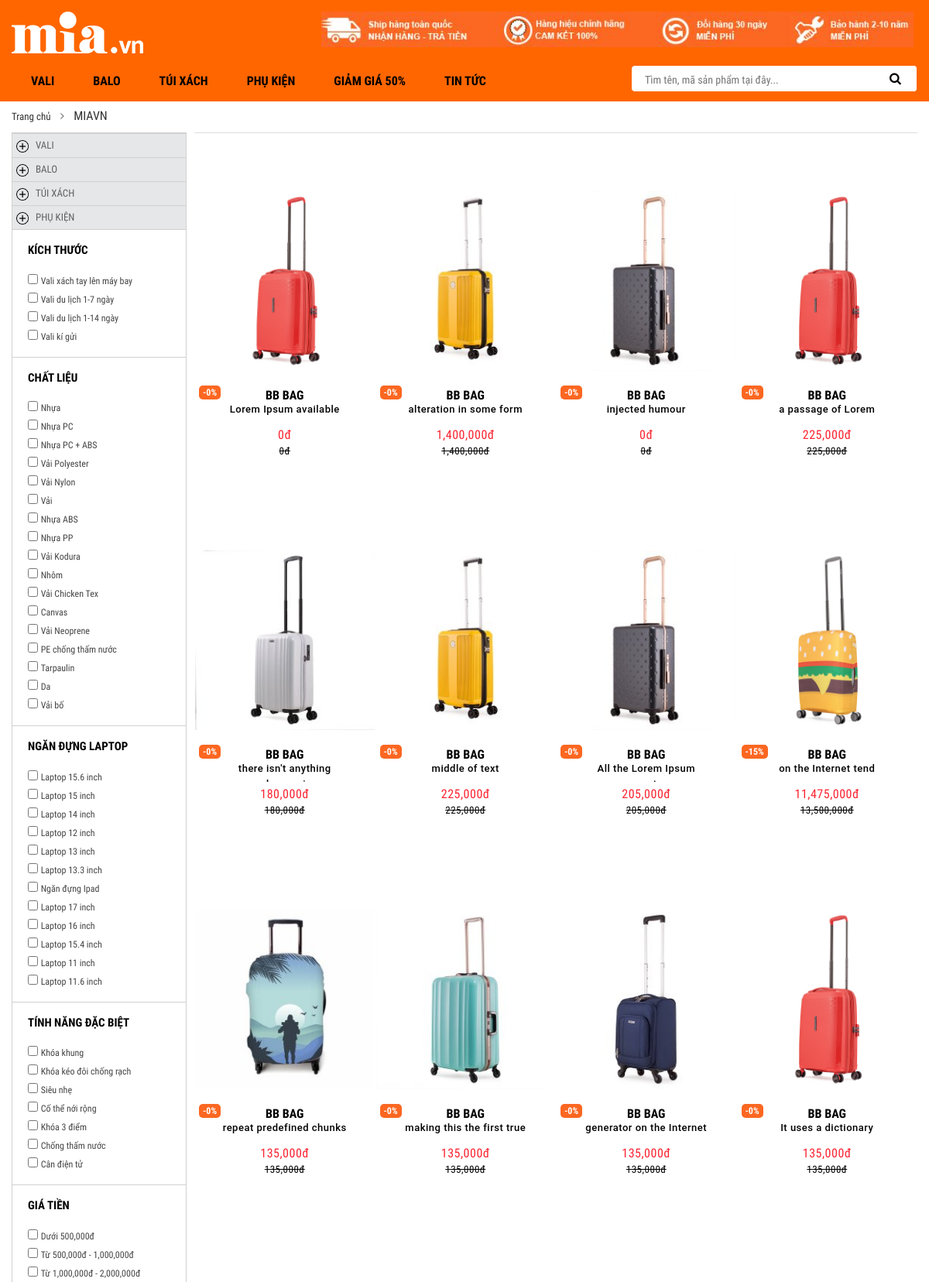
Screenshot of /brand/1/1-22 (upper part) with the database file from the repository.
### tables this page shows
CREATE TABLE IF NOT EXISTS `menu` (
  `menu_id` int(11) NOT NULL,
  `menu_name` text,
  `menu_sort_order` int(11) DEFAULT '0',
  `menu_type_id` int(11) DEFAULT NULL,
  `menu_url` text,
  `productcat_id` int(11) DEFAULT NULL,
  `newscat_id` int(11) DEFAULT NULL,
  `product_id` int(11) DEFAULT NULL,
  `page_id` int(11) DEFAULT NULL,
  `news_id` int(11) DEFAULT NULL,
  `state` int(11) DEFAULT NULL,
  `menu_parent` int(11) NOT NULL DEFAULT '0',
  `servicecat_id` int(11) DEFAULT NULL,
  `service_id` int(11) DEFAULT NULL,
  `state_menuHeader` int(11) DEFAULT NULL
);

CREATE TABLE IF NOT EXISTS `menu_languages` (
  `id` bigint(20) NOT NULL,
  `languages_code` varchar(255) NOT NULL,
  `lang_menu_name` text,
  `edit_state` int(11) NOT NULL DEFAULT '0',
  `urlFriendly_menu` varchar(255) DEFAULT NULL,
  `menu_id` int(11) DEFAULT NULL
);

CREATE TABLE IF NOT EXISTS `config_languages` (
  `id` int(11) NOT NULL,
  `config_id` int(11) DEFAULT NULL,
  `languages_code` varchar(255) DEFAULT NULL,
  `lang_web_name` text,
  `lang_web_meta` text,
  `lang_web_des` text,
  `lang_web_keyword` text,
  `lang_web_hotline` text,
  `lang_web_phone` text,
  `lang_web_email` text,
  `lang_content_home1` text,
  `lang_content_home2` text,
  `lang_content_home3` text,
  `lang_content_home4` text,
  `lang_content_home5` text,
  `lang_content_home6` text,
  `lang_content_home7` text,
  `lang_content_home8` text,
  `lang_content_home9` text,
  `lang_content_home10` text,
  `edit_state` int(11) DEFAULT '0',
  `lang_link1` text NOT NULL,
  `lang_link2` text NOT NULL,
  `lang_link3` text NOT NULL
);

CREATE TABLE IF NOT EXISTS `productcat` (
  `productcat_id` int(11) NOT NULL,
  `productcat_name` text,
  `productcat_des` text,
  `productcat_content` text,
  `productcat_parent` int(11) NOT NULL DEFAULT '0',
  `productcat_sort_order` int(11) NOT NULL DEFAULT '0',
  `productcat_img` text,
  `productcat_created_date` datetime DEFAULT NULL,
  `productcat_update_date` datetime DEFAULT NULL,
  `productcat_sub_info1` text,
  `productcat_sub_info2` text,
  `productcat_sub_info3` text,
  `productcat_sub_info4` text,
  `productcat_sub_info5` text,
  `state` int(11) NOT NULL DEFAULT '0',
  `title_seo` text,
  `des_seo` text,
  `friendly_url` text,
  `keyword` text,
  `created_id` int(11) DEFAULT NULL
);

CREATE TABLE IF NOT EXISTS `size` (
  `size_id` bigint(20) NOT NULL,
  `size_name` varchar(500) DEFAULT NULL,
  `size_stock` int(11) DEFAULT NULL,
  `size_price` double DEFAULT NULL,
  `color_id` bigint(20) DEFAULT NULL,
  `product_id` int(11) DEFAULT NULL,
  `size_cat` int(11) NOT NULL
);

CREATE TABLE IF NOT EXISTS `material` (
  `id` int(11) NOT NULL,
  `name` varchar(500) NOT NULL,
  `category` int(11) NOT NULL
);

CREATE TABLE IF NOT EXISTS `container_laptop` (
  `id` int(11) NOT NULL,
  `name` varchar(500) NOT NULL,
  `category` int(11) NOT NULL
);

CREATE TABLE IF NOT EXISTS `product` (
  `product_id` int(11) NOT NULL,
  `product_name` text,
  `product_des` text,
  `product_des2` text,
  `product_des3` text,
  `product_content` text,
  `product_content2` text,
  `product_content3` text,
  `product_price` float DEFAULT NULL,
  `product_price_sale` float DEFAULT NULL,
  `product_discount` float DEFAULT NULL,
  `product_img` text,
  `product_sub_img` text,
  `product_created_date` datetime DEFAULT NULL,
  `product_update_date` datetime DEFAULT NULL,
  `productcat_id` int(11) DEFAULT NULL,
  `product_hot` int(11) DEFAULT '0',
  `product_favorite` int(11) NOT NULL,
  `product_new` int(11) DEFAULT '0',
  `product_sale` int(11) DEFAULT '0',
  `product_code` text,
  `product_original` text,
  `product_size` text,
  `product_package` text,
  `product_delivery` text,
  `product_delivery_time` text,
  `product_payment` text,
  `product_payment_type` text,
  `product_sub_info1` text,
  `product_sub_info2` text,
  `product_sub_info3` text,
  `product_sub_info4` text,
  `product_sub_info5` text,
  `state` int(11) NOT NULL DEFAULT '0',
  `title_seo` text,
  `des_seo` text,
  `friendly_url` text,
  `keyword` text,
  `created_id` int(11) DEFAULT NULL,
  `product_material` varchar(255) DEFAULT NULL,
  `product_shape` varchar(255) DEFAULT NULL,
  `product_expiration` varchar(255) DEFAULT NULL,
  `product_producer` int(11) DEFAULT NULL,
  `product_review` text,
  `productcat_ar` text,
  `product_brand` int(11) NOT NULL,
  `product_sex` int(11) NOT NULL,
  `product_size_arr` text NOT NULL,
  `product_type` int(11) NOT NULL,
  `product_laptop` int(11) NOT NULL,
  `product_special` int(11) NOT NULL,
  `product_color` int(11) NOT NULL,
  `product_group_id` int(11) NOT NULL,
  `product_video` varchar(2000) NOT NULL,
  `product_extra` text NOT NULL,
  `product_gift_name` varchar(1000) NOT NULL,
  `product_gift_image` varchar(1000) NOT NULL
);

CREATE TABLE IF NOT EXISTS `brand` (
  `id` int(11) NOT NULL,
  `name` varchar(500) NOT NULL,
  `category` int(11) NOT NULL
);

CREATE TABLE IF NOT EXISTS `product_languages` (
  `id` bigint(20) NOT NULL,
  `product_id` int(11) DEFAULT NULL,
  `languages_code` varchar(255) DEFAULT NULL,
  `lang_product_name` text,
  `lang_product_des` text,
  `lang_product_des2` text,
  `lang_product_des3` text,
  `lang_product_content` text,
  `lang_product_content2` text,
  `lang_product_content3` text,
  `lang_product_code` text,
  `lang_product_original` text,
  `lang_product_size` text,
  `lang_product_package` text,
  `lang_product_delivery` text,
  `lang_product_delivery_time` text,
  `lang_product_payment` text,
  `lang_product_payment_type` text,
  `lang_product_sub_info1` text,
  `lang_product_sub_info2` text,
  `lang_product_sub_info3` text,
  `lang_product_sub_info4` text,
  `lang_product_sub_info5` text,
  `edit_state` int(11) NOT NULL DEFAULT '0',
  `friendly_url` varchar(255) DEFAULT NULL,
  `title_seo` varchar(255) DEFAULT NULL,
  `des_seo` text,
  `keyword` text
);

### template/sideBar/MS_SIDEBAR_MIA_0016.php (the view, shortened to what the rows shown need)
<?php
    $sidebar_procatid = array(141, 140, 139, 124);
?>
<div class="gb-danhmucsanpham_cuanhom widget-sidebar">
    <aside class="widget">
        <div class="widget-content">
            <div class="accordion-default">
                <ul class="accordion">
                    <?php
                    foreach ($sidebar_procatid as $item) {
                        $procat = $action_product->getProductCatDetail_byId($item, $lang);
                        $list_procat_sub = $action_product->getProductCat_byProductCatIdParent($item, 'desc');
                    ?>
                    <li class="accordion-toggle"><a href="/<?= $procat['friendly_url'] ?>"><?= $procat['productcat_name'] ?></a></li>
                    <?php } ?>
                </ul>
            </div>
        </div>
        <?php include DIR_SIDEBAR."MS_SIDEBAR_MIA_0015.php";?>
        <?php include DIR_SIDEBAR."MS_SIDEBAR_MIA_0017.php";?>
        <?php include DIR_SIDEBAR."MS_SIDEBAR_MIA_0018.php";?>
        <?php include DIR_SIDEBAR."MS_SIDEBAR_MIA_0019.php";?>
        <?php include DIR_SIDEBAR."MS_SIDEBAR_MIA_0020.php";?>
    </aside>
</div>

### functions/action_menu.php (shortened to what the rows shown need)
<?php
class action_menu extends library{
    public function getListMainMenu_byOrderASC(){
        global $conn_vn;
        $stateOrder_menu='ASC';
        $rows = array();
        $sql = "SELECT * FROM $this->nameTable_menu where $this->nameColStateMain_menu = '1'  order by $this->nameColOrder_menu $stateOrder_menu";
        $result = mysqli_query($conn_vn,$sql);
        while($row = mysqli_fetch_array($result)){
                $rows[] = $row;
        }
        return $rows;
    }
    public function getMenuDetail_byId($valueCol_id){
        global $conn_vn;
        $sql = "SELECT * from $this->nameTable_menu where $this->nameColID_menu = '".$valueCol_id."' limit 1";
        $result = mysqli_query($conn_vn,$sql);
        if (mysqli_num_rows($result) > 0) {
            $row = mysqli_fetch_assoc($result);
            return $row;
        }
    }
    public function getMenuLanguageDetail_byId($valueCol_id,$lang){
        global $conn_vn;
        $sql = "SELECT * from $this->nameTable_menuLanguage where ($this->nameColIdMenu_menuLanguage = '".$valueCol_id."') and ($this->nameColType_menuLanguage = '".$lang."') limit 1";
        $result = mysqli_query($conn_vn,$sql);
        if (mysqli_num_rows($result) > 0) {
            $row = mysqli_fetch_assoc($result);
            return $row;
        }
    }
    public function getMenuTypeLanguageDetail_byId($valueCol_id,$lang){
        global $conn_vn;
        $sql = "SELECT * from $this->nameTable_menuTypeLanguage where ($this->nameColIdMenuType_menuTypeLanguage = '".$valueCol_id."') and ($this->nameColType_menuTypeLanguage = '".$lang."') limit 1";
        $result = mysqli_query($conn_vn,$sql);
        if (mysqli_num_rows($result) > 0) {
            $row = mysqli_fetch_assoc($result);
            return $row;
        }
    }
    public function setUrlFriendly_byType($id_menu,$lang){
        $rowMenu = $this->getMenuDetail_byId($id_menu);
        $rowMenuLanguage = $this->getMenuLanguageDetail_byId($id_menu,$lang);
        $rowMenuTypeLanguage = $this->getMenuTypeLanguageDetail_byId($rowMenu[$this->nameColTypeId_menu],$lang);
        switch ($rowMenu[$this->nameColTypeId_menu]) {
            case '1':
                $url = '/'.$rowMenuTypeLanguage[$this->nameColUrl_menuTypeLanguage];
                break;
            case '3':
                $rowItemLanguage = $this->getDetailItemLanguage_byId($this->nameTable_productCatLanguage,$this->nameColIdProductCat_productCatLanguage,$rowMenu[$this->nameColProductCatId_menu],$this->nameColType_productCatLanguage,$lang);
                $url = '/'.$rowItemLanguage[$this->nameColUrlProductCat_productCatLanguage];
                break;
            case '8':
                $url = '/'.$rowMenuLanguage[$this->nameColUrl_menuLanguage];
                break;
        }
        return $url;
    }
    public function showMenu_byMultiLevel_mainMenuTraiCam($list_menu,$valParent_menu = 0,$lang, $level = 0){
        $cate_child = array();
        foreach ($list_menu as $key => $item)
        {
            if ($item[$this->nameColParent_menu] == $valParent_menu)
            {
                $cate_child[] = $item;
                unset($list_menu[$key]);
            }
        }
        if ($cate_child) {
            echo '<ul class="list_main_menu_'.($level+1).'">';
            foreach ($cate_child as $key => $item) {
                $row = $this->getMenuLanguageDetail_byId($item[$this->nameColID_menu],$lang);
                $url = $this->setUrlFriendly_byType($row[$this->nameColIdMenu_menuLanguage],$lang);
                if($level == 0 && $row[$this->nameColTitle_menuLanguage] == "Trang chủ")
                  echo '<li class="active_mainMenu item_main_menu_'.($level+1).'">';
                else
                    if($level == 0 && $row[$this->nameColTitle_menuLanguage] != "Trang chủ")
                        echo '<li class="item_main_menu_'.($level+1).'">';
                    else
                        echo '<li class="item_main_menu_'.($level+1).'">';
                 echo '<a href="'.$url.'" class="link_main_menu_'.($level+1).'">'.$row[$this->nameColTitle_menuLanguage].'</a>';
                    $this->showMenu_byMultiLevel_mainMenuTraiCam($list_menu,$item[$this->nameColID_menu],$lang, $level+1);
                echo '</li>';
            }
            echo '</ul>';
        }
    }
    public function getDetailItemLanguage_byId($nameTable_item,$nameColId_item,$valId_item,$nameColTypelang_item,$lang){
        global $conn_vn;
        $sql = "SELECT * from $nameTable_item where ($nameColId_item = '".$valId_item."') and ($nameColTypelang_item = '".$lang."') limit 1";
        $result = mysqli_query($conn_vn,$sql);
        if (mysqli_num_rows($result) > 0) {
            $row = mysqli_fetch_assoc($result);
            return $row;
        }
    }
}
?>

### template/breadcrums/MS_BREADCRUMS_MIA_0001.php
<div class="container">
    <div class="gb-breadcrumbs_ruouvang">
        <ul>
            <li><a href="/">Trang chủ</a></li>
            <li><?= $title ?></li>
        </ul>
    </div>
</div>

### template/product/MS_PRODUCT_MIA_0017.php (shortened to what the rows shown need)
<?php
    if (isset($_GET['slug']) && $_GET['slug'] != '') {
        $slug = $_GET['slug'];
        $rowCatLang = $action_product->getProductCatLangDetail_byUrl($slug,$lang);
        $rowCat = $action_product->getProductCatDetail_byId($rowCatLang['productcat_id'],$lang);
        $rows = $action_product->getProductList_byMultiLevel_orderProductId_brand($rowCat['productcat_id'],'desc',$trang,40,$slug);
    }else{
        $rows = $action->getList('product','','','product_id','desc',$trang,40,'san-pham');
    }
    function getBrand ($id) {
        global $conn_vn;
        $sql = "SELECT * FROM brand WHERE id = $id";
        $result = mysqli_query($conn_vn, $sql);
        $row = mysqli_fetch_assoc($result);
        return $row;
    }
?>
<?php include DIR_BREADCRUMBS."MS_BREADCRUMS_MIA_0001.php";?>
<div class="gb-page-sanpham_ruouvang">
    <div class="container">
        <div class="row-fix">
            <div class="col-md-3">
                <?php include DIR_SIDEBAR."MS_SIDEBAR_MIA_0016.php";?>
            </div>
            <div class="col-md-9">
                <div class="gb-page-sanpham-description-danhmuc-title">
                </div>
                <div class="row" style="margin: 0">
                    <?php
                    foreach ($rows['data'] as $item) {
                        $row = $item;
                        $rowLang = $action_product->getProductLangDetail_byId($row['product_id'],$lang);
                    ?>
                    <div class="col-sm-3" style="padding: 0">
                        <div class="gb-product_ruouvang-item">
                            <div class="gb-product_ruouvang-item-img">
                                <a href="/<?= $rowLang['friendly_url'] ?>"><img src="/images/<?= $row['product_img'] ?>" alt="<?= $rowLang['lang_product_name'] ?>" class="img-responsive"></a>
                            </div>
                            <div class="gb-product_ruouvang-item-text">
                                <a href="/<?= $rowLang['friendly_url'] ?>" class="brand_mia"><?= getBrand($row['product_brand'])['name'] ?></a>
                                <?php include DIR_PRODUCT."MS_PRODUCT_MIA_0006.php";?>
                                <h2><a href="/<?= $rowLang['friendly_url'] ?>"><?= $rowLang['lang_product_name'] ?></a></h2>
                                <?php include DIR_PRODUCT."MS_PRODUCT_MIA_0002.php";?>
                            </div>
                        </div>
                    </div>
                    <?php
                    }
                    ?>
                </div>
            </div>
        </div>
    </div>
</div>

### template/sideBar/MS_SIDEBAR_MIA_0015.php (shortened to what the rows shown need)
<?php
    $sidebar_list_size = $action_product->sidebarListSize();
?>
<div class="gb-labelcheckbox-mia">
    <h3>Kích thước</h3>
    <ul>
        <?php
        foreach ($sidebar_list_size as $item) {
            $check = '';
        ?>
        <li>
            <input type="checkbox" onclick="sizef('<?= $item['id'] ?>')" <?= $check ?> > <span><?= $item['name'] ?></span>
        </li>
        <?php } ?>
    </ul>
</div>

### template/sideBar/MS_SIDEBAR_MIA_0017.php (shortened to what the rows shown need)
<?php
    $sidebar_list_material = $action_product->sidebarListMaterial();
?>
<div class="gb-labelcheckbox-mia">
    <h3>Chất liệu</h3>
    <ul>
        <?php
        foreach ($sidebar_list_material as $item) {
            $check = '';
        ?>
        <li>
            <input type="checkbox" onclick="material('<?= $item['id'] ?>')" <?= $check ?> > <span><?= $item['name'] ?></span>
        </li>
        <?php } ?>
    </ul>
</div>

### template/sideBar/MS_SIDEBAR_MIA_0018.php (shortened to what the rows shown need)
<?php
    $sidebar_list_laptop = $action_product->sidebarListLaptop();
?>
<div class="gb-labelcheckbox-mia">
    <h3>Ngăn đựng laptop</h3>
    <ul>
        <?php
        foreach ($sidebar_list_laptop as $item) {
            $check = '';
        ?>
        <li>
            <input type="checkbox" onclick="laptop('<?= $item['id'] ?>')" <?= $check ?> > <span><?= $item['name'] ?></span>
        </li>
        <?php } ?>
    </ul>
</div>

### template/product/MS_PRODUCT_MIA_0006.php
<span class="percent-mia">-<?= $row['product_price_sale'] ?>%</span>

### template/product/MS_PRODUCT_MIA_0002.php
<p class="prices_ruouvang">
    <span class="prices_ruouvang-news"><?= number_format($row['product_price']-($row['product_price']*($row['product_price_sale']/100))) ?>đ</span>
    <span class="prices_ruouvang-old"> <?= number_format($row['product_price']) ?>đ</span>
</p>

### rows the page displays
menu: menu_languages.lang_menu_name "VALI"
menu: menu_languages.lang_menu_name "BALO"
menu: menu_languages.lang_menu_name "TÚI XÁCH"
menu: menu_languages.lang_menu_name "PHỤ KIỆN"
menu: menu_languages.lang_menu_name "GIẢM GIÁ 50%"
menu: menu_languages.lang_menu_name "TIN TỨC"
config_languages: lang_web_name "MIAVN"
productcat: productcat_name "VALI"
productcat: productcat_name "BALO"
productcat: productcat_name "TÚI XÁCH"
productcat: productcat_name "PHỤ KIỆN"
size: size_name "Vali du lịch 1-7 ngày"
size: size_name "Vali du lịch 1-14 ngày"
size: size_name "Vali kí gửi"
material: name "Nhựa PC"
material: name "Nhựa ABS"
material: name "PE chống thấm nước"
material: name "Tarpaulin"
material: name "Vải bố"
container_laptop: name "Laptop 16 inch"
container_laptop: name "Laptop 11.6 inch"
product: product_img (picture), product_brand.name "BB BAG", product_price_sale "0", product_languages.lang_product_name "Lorem Ipsum available", product_price "0"
product: product_img (picture), product_brand.name "BB BAG", product_price_sale "0", product_languages.lang_product_name "alteration in some form", $row['product_price']-($row['product_price']*($row['product_price_sale']/100)) "1,400,000", product_price "1,400,000"
product: product_img (picture), product_brand.name "BB BAG", product_price_sale "0", product_languages.lang_product_name "injected humour", product_price "0"
product: product_img (picture), product_brand.name "BB BAG", product_price_sale "0", product_languages.lang_product_name "a passage of Lorem", $row['product_price']-($row['product_price']*($row['product_price_sale']/100)) "225,000", product_price "225,000"
product: product_img (picture), product_brand.name "BB BAG", product_price_sale "0", product_languages.lang_product_name "there isn't…", $row['product_price']-($row['product_price']*($row['product_price_sale']/100)) "180,000", product_price "180,000"
product: product_img (picture), product_brand.name "BB BAG", product_price_sale "0", product_languages.lang_product_name "middle of text", $row['product_price']-($row['product_price']*($row['product_price_sale']/100)) "225,000", product_price "225,000"
product: product_img (picture), product_brand.name "BB BAG", product_price_sale "0", product_languages.lang_product_name "All the Lorem…", $row['product_price']-($row['product_price']*($row['product_price_sale']/100)) "205,000", product_price "205,000"
product: product_img (picture), product_brand.name "BB BAG", product_price_sale "15", product_languages.lang_product_name "on the Internet tend", $row['product_price']-($row['product_price']*($row['product_price_sale']/100)) "11,475,000", product_price "13,500,000"
product: product_img (picture), product_brand.name "BB BAG", product_price_sale "0", product_languages.lang_product_name "repeat predefined chunks", $row['product_price']-($row['product_price']*($row['product_price_sale']/100)) "135,000", product_price "135,000"
product: product_img (picture), product_brand.name "BB BAG", product_price_sale "0", product_languages.lang_product_name "making this the first true", $row['product_price']-($row['product_price']*($row['product_price_sale']/100)) "135,000", product_price "135,000"
product: product_img (picture), product_brand.name "BB BAG", product_price_sale "0", product_languages.lang_product_name "generator on the Internet", $row['product_price']-($row['product_price']*($row['product_price_sale']/100)) "135,000", product_price "135,000"
product: product_img (picture), product_brand.name "BB BAG", product_price_sale "0", product_languages.lang_product_name "It uses a dictionary", $row['product_price']-($row['product_price']*($row['product_price_sale']/100)) "135,000", product_price "135,000"

### other values shown
$item['name'] "Vali xách tay lên máy bay"
$item['name'] "Nhựa"
$item['name'] "Nhựa PC + ABS"
$item['name'] "Vải Polyester"
$item['name'] "Vải Nylon"
$item['name'] "Vải"
$item['name'] "Nhựa PP"
$item['name'] "Vải Kodura"
$item['name'] "Nhôm"
$item['name'] "Vải Chicken Tex"
$item['name'] "Canvas"
$item['name'] "Vải Neoprene"
$item['name'] "Da"
$item['name'] "Laptop 15.6 inch"
$item['name'] "Laptop 15 inch"
